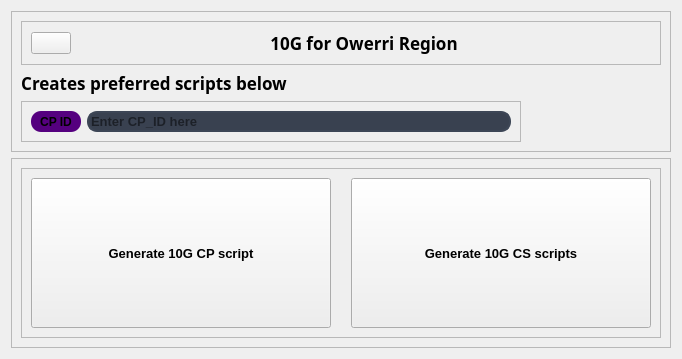
               <widget class="QWidget" name="owerri10G_page">
                <layout class="QVBoxLayout" name="verticalLayout_25">
                 <item>
                  <widget class="QFrame" name="frame_71">
                   <property name="frameShape">
                    <enum>QFrame::StyledPanel</enum>
                   </property>
                   <property name="frameShadow">
                    <enum>QFrame::Raised</enum>
                   </property>
                   <layout class="QVBoxLayout" name="verticalLayout_55">
                    <item>
                     <widget class="QFrame" name="frame_11">
                      <property name="frameShape">
                       <enum>QFrame::StyledPanel</enum>
                      </property>
                      <property name="frameShadow">
                       <enum>QFrame::Raised</enum>
                      </property>
                      <layout class="QHBoxLayout" name="horizontalLayout_14">
                       <item>
                        <widget class="QPushButton" name="backOBtn">
                         <property name="sizePolicy">
                          <sizepolicy hsizetype="Fixed" vsizetype="Fixed">
                           <horstretch>0</horstretch>
                           <verstretch>0</verstretch>
                          </sizepolicy>
                         </property>
                         <property name="text">
                          <string/>
                         </property>
                         <property name="icon">
                          <iconset resource="resources.qrc">
                           <normaloff>:/icons/icons/arrow-left.svg</normaloff>:/icons/icons/arrow-left.svg</iconset>
                         </property>
                         <property name="iconSize">
                          <size>
                           <width>24</width>
                           <height>24</height>
                          </size>
                         </property>
                        </widget>
                       </item>
                       <item>
                        <widget class="QLabel" name="label_61">
                         <property name="font">
                          <font>
                           <family>Segoe Print</family>
                           <pointsize>13</pointsize>
                           <weight>75</weight>
                           <bold>true</bold>
                          </font>
                         </property>
                         <property name="text">
                          <string>10G for Owerri Region</string>
                         </property>
                         <property name="alignment">
                          <set>Qt::AlignCenter</set>
                         </property>
                        </widget>
                       </item>
                      </layout>
                     </widget>
                    </item>
                    <item alignment="Qt::AlignLeft">
                     <widget class="QLabel" name="label_62">
                      <property name="font">
                       <font>
                        <family>Segoe Print</family>
                        <pointsize>13</pointsize>
                        <weight>75</weight>
                        <bold>true</bold>
                       </font>
                      </property>
                      <property name="text">
                       <string>Creates preferred scripts below</string>
                      </property>
                      <property name="alignment">
                       <set>Qt::AlignCenter</set>
                      </property>
                     </widget>
                    </item>
                    <item>
                     <widget class="QFrame" name="frame_72">
                      <property name="sizePolicy">
                       <sizepolicy hsizetype="Fixed" vsizetype="Preferred">
                        <horstretch>0</horstretch>
                        <verstretch>0</verstretch>
                       </sizepolicy>
                      </property>
                      <property name="minimumSize">
                       <size>
                        <width>500</width>
                        <height>0</height>
                       </size>
                      </property>
                      <property name="frameShape">
                       <enum>QFrame::StyledPanel</enum>
                      </property>
                      <property name="frameShadow">
                       <enum>QFrame::Raised</enum>
                      </property>
                      <layout class="QHBoxLayout" name="horizontalLayout_43">
                       <item>
                        <widget class="QLabel" name="label_63">
                         <property name="sizePolicy">
                          <sizepolicy hsizetype="Fixed" vsizetype="Preferred">
                           <horstretch>0</horstretch>
                           <verstretch>0</verstretch>
                          </sizepolicy>
                         </property>
                         <property name="minimumSize">
                          <size>
                           <width>50</width>
                           <height>0</height>
                          </size>
                         </property>
                         <property name="font">
                          <font>
                           <weight>75</weight>
                           <bold>true</bold>
                          </font>
                         </property>
                         <property name="styleSheet">
                          <string notr="true">background-color: rgb(85, 0, 127);
border-radius:10px;</string>
                         </property>
                         <property name="text">
                          <string>CP ID</string>
                         </property>
                         <property name="alignment">
                          <set>Qt::AlignCenter</set>
                         </property>
                        </widget>
                       </item>
                       <item>
                        <widget class="QLineEdit" name="sites_Ocp_Input">
                         <property name="sizePolicy">
                          <sizepolicy hsizetype="Minimum" vsizetype="Minimum">
                           <horstretch>0</horstretch>
                           <verstretch>0</verstretch>
                          </sizepolicy>
                         </property>
                         <property name="font">
                          <font>
                           <pointsize>10</pointsize>
                           <weight>75</weight>
                           <bold>true</bold>
                          </font>
                         </property>
                         <property name="styleSheet">
                          <string notr="true">background-color: rgb(57, 65, 80);
border: 2px solid rgb(61, 70, 86);
border-radius:10px;</string>
                         </property>
                         <property name="dragEnabled">
                          <bool>true</bool>
                         </property>
                         <property name="placeholderText">
                          <string>Enter CP_ID here</string>
                         </property>
                        </widget>
                       </item>
                      </layout>
                     </widget>
                    </item>
                   </layout>
                  </widget>
                 </item>
                 <item>
                  <widget class="QFrame" name="frame_73">
                   <property name="frameShape">
                    <enum>QFrame::StyledPanel</enum>
                   </property>
                   <property name="frameShadow">
                    <enum>QFrame::Raised</enum>
                   </property>
                   <layout class="QGridLayout" name="gridLayout_14">
                    <item row="0" column="0">
                     <widget class="QFrame" name="frame_74">
                      <property name="frameShape">
                       <enum>QFrame::StyledPanel</enum>
                      </property>
                      <property name="frameShadow">
                       <enum>QFrame::Raised</enum>
                      </property>
                      <layout class="QHBoxLayout" name="horizontalLayout_44">
                       <property name="spacing">
                        <number>20</number>
                       </property>
                       <item>
                        <widget class="QPushButton" name="genOCPBtn">
                         <property name="sizePolicy">
                          <sizepolicy hsizetype="Fixed" vsizetype="Fixed">
                           <horstretch>0</horstretch>
                           <verstretch>0</verstretch>
                          </sizepolicy>
                         </property>
                         <property name="minimumSize">
                          <size>
                           <width>300</width>
                           <height>150</height>
                          </size>
                         </property>
                         <property name="font">
                          <font>
                           <pointsize>10</pointsize>
                           <weight>75</weight>
                           <bold>true</bold>
                          </font>
                         </property>
                         <property name="text">
                          <string>Generate 10G CP script</string>
                         </property>
                        </widget>
                       </item>
                       <item>
                        <widget class="QPushButton" name="genOCSBtn">
                         <property name="sizePolicy">
                          <sizepolicy hsizetype="Fixed" vsizetype="Fixed">
                           <horstretch>0</horstretch>
                           <verstretch>0</verstretch>
                          </sizepolicy>
                         </property>
                         <property name="minimumSize">
                          <size>
                           <width>300</width>
                           <height>150</height>
                          </size>
                         </property>
                         <property name="font">
                          <font>
                           <pointsize>10</pointsize>
                           <weight>75</weight>
                           <bold>true</bold>
                          </font>
                         </property>
                         <property name="text">
                          <string>Generate 10G CS scripts</string>
                         </property>
                        </widget>
                       </item>
                      </layout>
                     </widget>
                    </item>
                   </layout>
                  </widget>
                 </item>
                </layout>
               </widget>
